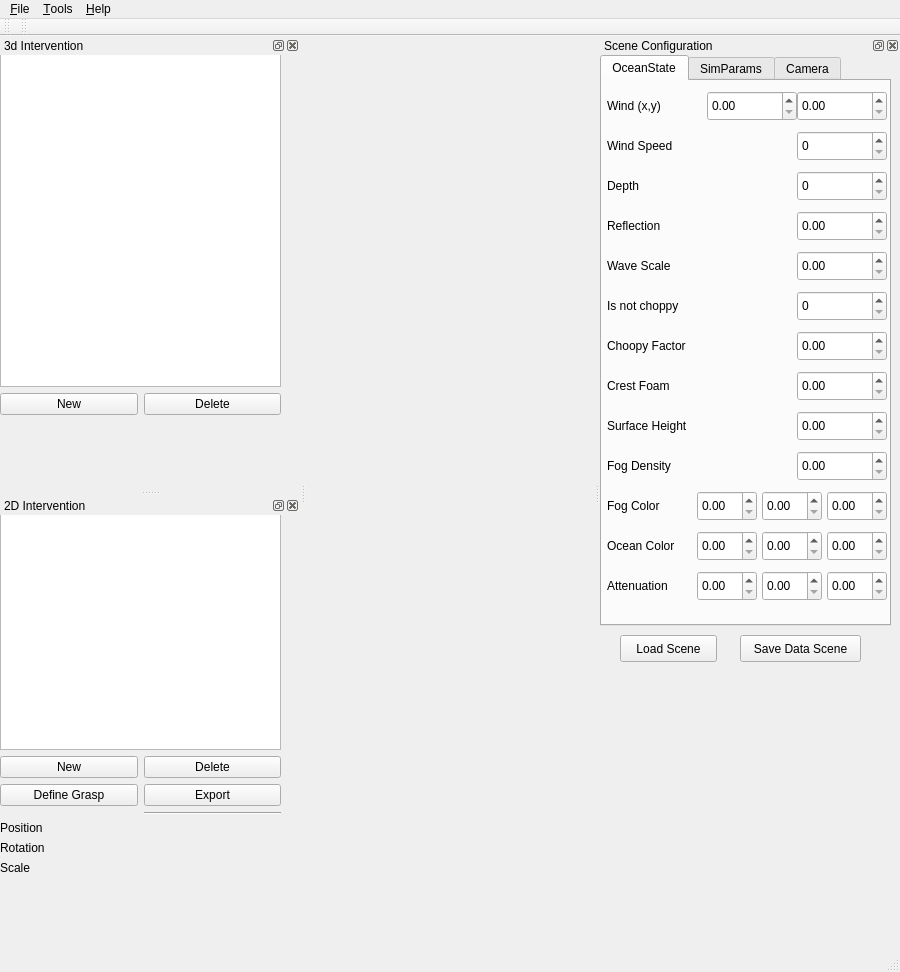
<?xml version="1.0" encoding="UTF-8"?>
<ui version="4.0">
 <class>MainWindowClass</class>
 <widget class="QMainWindow" name="MainWindowClass">
  <property name="geometry">
   <rect>
    <x>0</x>
    <y>0</y>
    <width>900</width>
    <height>972</height>
   </rect>
  </property>
  <property name="windowTitle">
   <string>QtUWSim</string>
  </property>
  <widget class="QWidget" name="centralwidget"/>
  <widget class="QMenuBar" name="menubar">
   <property name="geometry">
    <rect>
     <x>0</x>
     <y>0</y>
     <width>900</width>
     <height>25</height>
    </rect>
   </property>
   <widget class="QMenu" name="menuFile">
    <property name="title">
     <string>&amp;File</string>
    </property>
    <addaction name="actionXML"/>
    <addaction name="actionCreateMosaic"/>
    <addaction name="actionLoadMosaic"/>
   </widget>
   <widget class="QMenu" name="menuTools">
    <property name="title">
     <string>&amp;Tools</string>
    </property>
    <addaction name="actionIntervention2D"/>
    <addaction name="actionIntervention3D"/>
    <addaction name="actionScene_Configuration"/>
   </widget>
   <widget class="QMenu" name="menuHelp">
    <property name="title">
     <string>&amp;Help</string>
    </property>
    <addaction name="actionAbout"/>
   </widget>
   <addaction name="menuFile"/>
   <addaction name="menuTools"/>
   <addaction name="menuHelp"/>
  </widget>
  <widget class="QStatusBar" name="statusbar"/>
  <widget class="QToolBar" name="toolBar">
   <property name="windowTitle">
    <string>toolBar</string>
   </property>
   <attribute name="toolBarArea">
    <enum>TopToolBarArea</enum>
   </attribute>
   <attribute name="toolBarBreak">
    <bool>false</bool>
   </attribute>
  </widget>
  <widget class="QToolBar" name="toolBar_2">
   <property name="windowTitle">
    <string>toolBar_2</string>
   </property>
   <attribute name="toolBarArea">
    <enum>TopToolBarArea</enum>
   </attribute>
   <attribute name="toolBarBreak">
    <bool>false</bool>
   </attribute>
  </widget>
  <widget class="QDockWidget" name="dockIntervention3D">
   <property name="enabled">
    <bool>true</bool>
   </property>
   <property name="sizePolicy">
    <sizepolicy hsizetype="Minimum" vsizetype="Minimum">
     <horstretch>0</horstretch>
     <verstretch>0</verstretch>
    </sizepolicy>
   </property>
   <property name="minimumSize">
    <size>
     <width>300</width>
     <height>300</height>
    </size>
   </property>
   <property name="floating">
    <bool>false</bool>
   </property>
   <property name="windowTitle">
    <string>3d Intervention</string>
   </property>
   <attribute name="dockWidgetArea">
    <number>1</number>
   </attribute>
   <widget class="QWidget" name="dockWidgetContents_3">
    <widget class="QWidget" name="gridLayoutWidget_2">
     <property name="geometry">
      <rect>
       <x>0</x>
       <y>-1</y>
       <width>281</width>
       <height>361</height>
      </rect>
     </property>
     <layout class="QGridLayout" name="gridLayout">
      <item row="0" column="0" colspan="2">
       <widget class="QListWidget" name="hands">
        <property name="enabled">
         <bool>true</bool>
        </property>
       </widget>
      </item>
      <item row="1" column="0">
       <widget class="QPushButton" name="newHandButton">
        <property name="text">
         <string>New</string>
        </property>
       </widget>
      </item>
      <item row="1" column="1">
       <widget class="QPushButton" name="deleteHandButton">
        <property name="text">
         <string>Delete</string>
        </property>
       </widget>
      </item>
     </layout>
    </widget>
   </widget>
  </widget>
  <widget class="QDockWidget" name="dockSceneConfig">
   <property name="sizePolicy">
    <sizepolicy hsizetype="Minimum" vsizetype="Minimum">
     <horstretch>0</horstretch>
     <verstretch>0</verstretch>
    </sizepolicy>
   </property>
   <property name="minimumSize">
    <size>
     <width>300</width>
     <height>300</height>
    </size>
   </property>
   <property name="windowTitle">
    <string>Scene Configuration</string>
   </property>
   <attribute name="dockWidgetArea">
    <number>2</number>
   </attribute>
   <widget class="QWidget" name="dockWidgetContents_4">
    <widget class="QTabWidget" name="tabScenceConfig">
     <property name="geometry">
      <rect>
       <x>0</x>
       <y>0</y>
       <width>291</width>
       <height>571</height>
      </rect>
     </property>
     <property name="tabPosition">
      <enum>QTabWidget::North</enum>
     </property>
     <property name="tabShape">
      <enum>QTabWidget::Rounded</enum>
     </property>
     <property name="currentIndex">
      <number>0</number>
     </property>
     <widget class="QWidget" name="tabOceanState">
      <attribute name="title">
       <string>OceanState</string>
      </attribute>
      <widget class="QDoubleSpinBox" name="windXDoubleSpin">
       <property name="geometry">
        <rect>
         <x>105</x>
         <y>10</y>
         <width>90</width>
         <height>30</height>
        </rect>
       </property>
       <property name="singleStep">
        <double>0.010000000000000</double>
       </property>
      </widget>
      <widget class="QDoubleSpinBox" name="windSpeedDoubleSpin">
       <property name="geometry">
        <rect>
         <x>195</x>
         <y>50</y>
         <width>90</width>
         <height>30</height>
        </rect>
       </property>
       <property name="decimals">
        <number>0</number>
       </property>
      </widget>
      <widget class="QLabel" name="windLabel">
       <property name="enabled">
        <bool>true</bool>
       </property>
       <property name="geometry">
        <rect>
         <x>5</x>
         <y>10</y>
         <width>105</width>
         <height>30</height>
        </rect>
       </property>
       <property name="text">
        <string>Wind (x,y)</string>
       </property>
      </widget>
      <widget class="QDoubleSpinBox" name="windYDoubleSpin">
       <property name="geometry">
        <rect>
         <x>195</x>
         <y>10</y>
         <width>90</width>
         <height>30</height>
        </rect>
       </property>
       <property name="singleStep">
        <double>0.010000000000000</double>
       </property>
      </widget>
      <widget class="QLabel" name="windSpeedLabel">
       <property name="enabled">
        <bool>true</bool>
       </property>
       <property name="geometry">
        <rect>
         <x>5</x>
         <y>50</y>
         <width>105</width>
         <height>30</height>
        </rect>
       </property>
       <property name="text">
        <string>Wind Speed</string>
       </property>
      </widget>
      <widget class="QDoubleSpinBox" name="depthDoubleSpin">
       <property name="geometry">
        <rect>
         <x>195</x>
         <y>90</y>
         <width>90</width>
         <height>30</height>
        </rect>
       </property>
       <property name="decimals">
        <number>0</number>
       </property>
       <property name="maximum">
        <double>100000.000000000000000</double>
       </property>
       <property name="singleStep">
        <double>10.000000000000000</double>
       </property>
      </widget>
      <widget class="QLabel" name="depthLabel">
       <property name="enabled">
        <bool>true</bool>
       </property>
       <property name="geometry">
        <rect>
         <x>5</x>
         <y>90</y>
         <width>105</width>
         <height>30</height>
        </rect>
       </property>
       <property name="text">
        <string>Depth</string>
       </property>
      </widget>
      <widget class="QDoubleSpinBox" name="reflectionDoubleSpin">
       <property name="geometry">
        <rect>
         <x>195</x>
         <y>130</y>
         <width>90</width>
         <height>30</height>
        </rect>
       </property>
       <property name="maximum">
        <double>9.990000000000000</double>
       </property>
       <property name="singleStep">
        <double>0.010000000000000</double>
       </property>
      </widget>
      <widget class="QLabel" name="reflectionLabel">
       <property name="enabled">
        <bool>true</bool>
       </property>
       <property name="geometry">
        <rect>
         <x>5</x>
         <y>130</y>
         <width>105</width>
         <height>30</height>
        </rect>
       </property>
       <property name="text">
        <string>Reflection</string>
       </property>
      </widget>
      <widget class="QDoubleSpinBox" name="waveScaleDoubleSpin">
       <property name="geometry">
        <rect>
         <x>195</x>
         <y>170</y>
         <width>90</width>
         <height>30</height>
        </rect>
       </property>
       <property name="maximum">
        <double>9.990000000000000</double>
       </property>
       <property name="singleStep">
        <double>0.010000000000000</double>
       </property>
      </widget>
      <widget class="QLabel" name="waveScaleLabel">
       <property name="enabled">
        <bool>true</bool>
       </property>
       <property name="geometry">
        <rect>
         <x>5</x>
         <y>170</y>
         <width>105</width>
         <height>30</height>
        </rect>
       </property>
       <property name="text">
        <string>Wave Scale</string>
       </property>
      </widget>
      <widget class="QDoubleSpinBox" name="isNotChoppyDoubleSpin">
       <property name="geometry">
        <rect>
         <x>195</x>
         <y>210</y>
         <width>90</width>
         <height>30</height>
        </rect>
       </property>
       <property name="decimals">
        <number>0</number>
       </property>
       <property name="maximum">
        <double>1.000000000000000</double>
       </property>
       <property name="singleStep">
        <double>1.000000000000000</double>
       </property>
      </widget>
      <widget class="QLabel" name="isNotChoppyLabel">
       <property name="enabled">
        <bool>true</bool>
       </property>
       <property name="geometry">
        <rect>
         <x>5</x>
         <y>210</y>
         <width>105</width>
         <height>30</height>
        </rect>
       </property>
       <property name="text">
        <string>Is not choppy</string>
       </property>
      </widget>
      <widget class="QDoubleSpinBox" name="choppyFactorDoubleSpin">
       <property name="geometry">
        <rect>
         <x>195</x>
         <y>250</y>
         <width>90</width>
         <height>30</height>
        </rect>
       </property>
       <property name="maximum">
        <double>9.990000000000000</double>
       </property>
       <property name="singleStep">
        <double>0.100000000000000</double>
       </property>
      </widget>
      <widget class="QLabel" name="choppyFactorLabel">
       <property name="enabled">
        <bool>true</bool>
       </property>
       <property name="geometry">
        <rect>
         <x>5</x>
         <y>250</y>
         <width>105</width>
         <height>30</height>
        </rect>
       </property>
       <property name="text">
        <string>Choopy Factor</string>
       </property>
      </widget>
      <widget class="QLabel" name="crestFoamLabel">
       <property name="enabled">
        <bool>true</bool>
       </property>
       <property name="geometry">
        <rect>
         <x>5</x>
         <y>290</y>
         <width>105</width>
         <height>30</height>
        </rect>
       </property>
       <property name="text">
        <string>Crest Foam</string>
       </property>
      </widget>
      <widget class="QDoubleSpinBox" name="crestFoamDoubleSpin">
       <property name="geometry">
        <rect>
         <x>195</x>
         <y>290</y>
         <width>90</width>
         <height>30</height>
        </rect>
       </property>
       <property name="maximum">
        <double>9.990000000000000</double>
       </property>
       <property name="singleStep">
        <double>0.100000000000000</double>
       </property>
      </widget>
      <widget class="QLabel" name="surfaceHeightLabel">
       <property name="enabled">
        <bool>true</bool>
       </property>
       <property name="geometry">
        <rect>
         <x>5</x>
         <y>330</y>
         <width>105</width>
         <height>30</height>
        </rect>
       </property>
       <property name="text">
        <string>Surface Height</string>
       </property>
      </widget>
      <widget class="QDoubleSpinBox" name="surfaceHeightDoubleSpin">
       <property name="geometry">
        <rect>
         <x>195</x>
         <y>330</y>
         <width>90</width>
         <height>30</height>
        </rect>
       </property>
       <property name="maximum">
        <double>9.990000000000000</double>
       </property>
       <property name="singleStep">
        <double>0.100000000000000</double>
       </property>
      </widget>
      <widget class="QLabel" name="fogDensityLabel">
       <property name="enabled">
        <bool>true</bool>
       </property>
       <property name="geometry">
        <rect>
         <x>5</x>
         <y>370</y>
         <width>105</width>
         <height>30</height>
        </rect>
       </property>
       <property name="text">
        <string>Fog Density</string>
       </property>
      </widget>
      <widget class="QDoubleSpinBox" name="fogDensityDoubleSpin">
       <property name="geometry">
        <rect>
         <x>195</x>
         <y>370</y>
         <width>90</width>
         <height>30</height>
        </rect>
       </property>
       <property name="maximum">
        <double>9.990000000000000</double>
       </property>
       <property name="singleStep">
        <double>0.100000000000000</double>
       </property>
      </widget>
      <widget class="QDoubleSpinBox" name="fogColorRDoubleSpin">
       <property name="geometry">
        <rect>
         <x>95</x>
         <y>410</y>
         <width>60</width>
         <height>30</height>
        </rect>
       </property>
       <property name="singleStep">
        <double>0.010000000000000</double>
       </property>
      </widget>
      <widget class="QLabel" name="windLabel_2">
       <property name="enabled">
        <bool>true</bool>
       </property>
       <property name="geometry">
        <rect>
         <x>5</x>
         <y>410</y>
         <width>105</width>
         <height>30</height>
        </rect>
       </property>
       <property name="text">
        <string>Fog Color</string>
       </property>
      </widget>
      <widget class="QDoubleSpinBox" name="fogColorBDoubleSpin">
       <property name="geometry">
        <rect>
         <x>225</x>
         <y>410</y>
         <width>60</width>
         <height>30</height>
        </rect>
       </property>
       <property name="singleStep">
        <double>0.010000000000000</double>
       </property>
      </widget>
      <widget class="QDoubleSpinBox" name="fogColorGDoubleSpin">
       <property name="geometry">
        <rect>
         <x>160</x>
         <y>410</y>
         <width>60</width>
         <height>30</height>
        </rect>
       </property>
       <property name="singleStep">
        <double>0.010000000000000</double>
       </property>
      </widget>
      <widget class="QDoubleSpinBox" name="oceanColorBDoubleSpin">
       <property name="geometry">
        <rect>
         <x>225</x>
         <y>450</y>
         <width>60</width>
         <height>30</height>
        </rect>
       </property>
       <property name="singleStep">
        <double>0.010000000000000</double>
       </property>
      </widget>
      <widget class="QDoubleSpinBox" name="oceanColorGDoubleSpin">
       <property name="geometry">
        <rect>
         <x>160</x>
         <y>450</y>
         <width>60</width>
         <height>30</height>
        </rect>
       </property>
       <property name="singleStep">
        <double>0.010000000000000</double>
       </property>
      </widget>
      <widget class="QLabel" name="windLabel_3">
       <property name="enabled">
        <bool>true</bool>
       </property>
       <property name="geometry">
        <rect>
         <x>5</x>
         <y>450</y>
         <width>105</width>
         <height>30</height>
        </rect>
       </property>
       <property name="text">
        <string>Ocean Color</string>
       </property>
      </widget>
      <widget class="QDoubleSpinBox" name="oceanColorRDoubleSpin">
       <property name="geometry">
        <rect>
         <x>95</x>
         <y>450</y>
         <width>60</width>
         <height>30</height>
        </rect>
       </property>
       <property name="singleStep">
        <double>0.010000000000000</double>
       </property>
      </widget>
      <widget class="QLabel" name="attenuationLabel">
       <property name="enabled">
        <bool>true</bool>
       </property>
       <property name="geometry">
        <rect>
         <x>5</x>
         <y>490</y>
         <width>105</width>
         <height>30</height>
        </rect>
       </property>
       <property name="text">
        <string>Attenuation</string>
       </property>
      </widget>
      <widget class="QDoubleSpinBox" name="attenuationGDoubleSpin">
       <property name="geometry">
        <rect>
         <x>160</x>
         <y>490</y>
         <width>60</width>
         <height>30</height>
        </rect>
       </property>
       <property name="singleStep">
        <double>0.010000000000000</double>
       </property>
      </widget>
      <widget class="QDoubleSpinBox" name="attenuationRDoubleSpin">
       <property name="geometry">
        <rect>
         <x>95</x>
         <y>490</y>
         <width>60</width>
         <height>30</height>
        </rect>
       </property>
       <property name="singleStep">
        <double>0.010000000000000</double>
       </property>
      </widget>
      <widget class="QDoubleSpinBox" name="attenuationBDoubleSpin">
       <property name="geometry">
        <rect>
         <x>225</x>
         <y>490</y>
         <width>60</width>
         <height>30</height>
        </rect>
       </property>
       <property name="singleStep">
        <double>0.010000000000000</double>
       </property>
      </widget>
     </widget>
     <widget class="QWidget" name="tabSimParams">
      <attribute name="title">
       <string>SimParams</string>
      </attribute>
      <widget class="QDoubleSpinBox" name="disableShadersDoubleSpin">
       <property name="geometry">
        <rect>
         <x>190</x>
         <y>10</y>
         <width>90</width>
         <height>30</height>
        </rect>
       </property>
       <property name="decimals">
        <number>0</number>
       </property>
       <property name="maximum">
        <double>1.000000000000000</double>
       </property>
       <property name="singleStep">
        <double>1.000000000000000</double>
       </property>
      </widget>
      <widget class="QLabel" name="disableShadersLabel">
       <property name="enabled">
        <bool>true</bool>
       </property>
       <property name="geometry">
        <rect>
         <x>5</x>
         <y>10</y>
         <width>110</width>
         <height>30</height>
        </rect>
       </property>
       <property name="text">
        <string>Disable Shaders</string>
       </property>
      </widget>
      <widget class="QDoubleSpinBox" name="resolutionWDoubleSpin">
       <property name="geometry">
        <rect>
         <x>155</x>
         <y>50</y>
         <width>60</width>
         <height>30</height>
        </rect>
       </property>
       <property name="decimals">
        <number>0</number>
       </property>
       <property name="minimum">
        <double>800.000000000000000</double>
       </property>
       <property name="maximum">
        <double>2048.000000000000000</double>
       </property>
       <property name="singleStep">
        <double>0.010000000000000</double>
       </property>
       <property name="value">
        <double>800.000000000000000</double>
       </property>
      </widget>
      <widget class="QLabel" name="resolutionLabel">
       <property name="enabled">
        <bool>true</bool>
       </property>
       <property name="geometry">
        <rect>
         <x>5</x>
         <y>50</y>
         <width>110</width>
         <height>30</height>
        </rect>
       </property>
       <property name="text">
        <string>Resolution (w,h)</string>
       </property>
      </widget>
      <widget class="QDoubleSpinBox" name="resolutionHDoubleSpin">
       <property name="geometry">
        <rect>
         <x>220</x>
         <y>50</y>
         <width>60</width>
         <height>30</height>
        </rect>
       </property>
       <property name="decimals">
        <number>0</number>
       </property>
       <property name="minimum">
        <double>600.000000000000000</double>
       </property>
       <property name="maximum">
        <double>1536.000000000000000</double>
       </property>
       <property name="singleStep">
        <double>0.010000000000000</double>
       </property>
      </widget>
      <widget class="QLabel" name="offsetRLabel">
       <property name="enabled">
        <bool>true</bool>
       </property>
       <property name="geometry">
        <rect>
         <x>5</x>
         <y>90</y>
         <width>105</width>
         <height>30</height>
        </rect>
       </property>
       <property name="text">
        <string>Offset r</string>
       </property>
      </widget>
      <widget class="QDoubleSpinBox" name="offsetRyDoubleSpin">
       <property name="geometry">
        <rect>
         <x>155</x>
         <y>90</y>
         <width>60</width>
         <height>30</height>
        </rect>
       </property>
       <property name="singleStep">
        <double>0.010000000000000</double>
       </property>
      </widget>
      <widget class="QDoubleSpinBox" name="offsetRxDoubleSpin">
       <property name="geometry">
        <rect>
         <x>90</x>
         <y>90</y>
         <width>60</width>
         <height>30</height>
        </rect>
       </property>
       <property name="singleStep">
        <double>0.010000000000000</double>
       </property>
      </widget>
      <widget class="QDoubleSpinBox" name="offsetRzDoubleSpin">
       <property name="geometry">
        <rect>
         <x>220</x>
         <y>90</y>
         <width>60</width>
         <height>30</height>
        </rect>
       </property>
       <property name="singleStep">
        <double>0.010000000000000</double>
       </property>
      </widget>
      <widget class="QLabel" name="offsetPLabel">
       <property name="enabled">
        <bool>true</bool>
       </property>
       <property name="geometry">
        <rect>
         <x>5</x>
         <y>130</y>
         <width>105</width>
         <height>30</height>
        </rect>
       </property>
       <property name="text">
        <string>Offset p</string>
       </property>
      </widget>
      <widget class="QDoubleSpinBox" name="offsetPyDoubleSpin">
       <property name="geometry">
        <rect>
         <x>155</x>
         <y>130</y>
         <width>60</width>
         <height>30</height>
        </rect>
       </property>
       <property name="singleStep">
        <double>0.010000000000000</double>
       </property>
      </widget>
      <widget class="QDoubleSpinBox" name="offsetPxDoubleSpin">
       <property name="geometry">
        <rect>
         <x>90</x>
         <y>130</y>
         <width>60</width>
         <height>30</height>
        </rect>
       </property>
       <property name="singleStep">
        <double>0.010000000000000</double>
       </property>
      </widget>
      <widget class="QDoubleSpinBox" name="offsetPzDoubleSpin">
       <property name="geometry">
        <rect>
         <x>220</x>
         <y>130</y>
         <width>60</width>
         <height>30</height>
        </rect>
       </property>
       <property name="singleStep">
        <double>0.010000000000000</double>
       </property>
      </widget>
     </widget>
     <widget class="QWidget" name="tabCamera">
      <attribute name="title">
       <string>Camera</string>
      </attribute>
      <widget class="QLabel" name="cameraPositionwindLabel">
       <property name="enabled">
        <bool>true</bool>
       </property>
       <property name="geometry">
        <rect>
         <x>5</x>
         <y>250</y>
         <width>105</width>
         <height>30</height>
        </rect>
       </property>
       <property name="text">
        <string>Position</string>
       </property>
      </widget>
      <widget class="QLabel" name="cameraLookatLabel">
       <property name="enabled">
        <bool>true</bool>
       </property>
       <property name="geometry">
        <rect>
         <x>5</x>
         <y>290</y>
         <width>105</width>
         <height>30</height>
        </rect>
       </property>
       <property name="text">
        <string>Look At</string>
       </property>
      </widget>
      <widget class="QDoubleSpinBox" name="freeMotionDoubleSpin">
       <property name="geometry">
        <rect>
         <x>195</x>
         <y>10</y>
         <width>90</width>
         <height>30</height>
        </rect>
       </property>
       <property name="decimals">
        <number>0</number>
       </property>
       <property name="maximum">
        <double>100000.000000000000000</double>
       </property>
       <property name="singleStep">
        <double>10.000000000000000</double>
       </property>
      </widget>
      <widget class="QLabel" name="freeMotionLabel">
       <property name="enabled">
        <bool>true</bool>
       </property>
       <property name="geometry">
        <rect>
         <x>5</x>
         <y>10</y>
         <width>105</width>
         <height>30</height>
        </rect>
       </property>
       <property name="text">
        <string>Free Motion</string>
       </property>
      </widget>
      <widget class="QDoubleSpinBox" name="nearDoubleSpin">
       <property name="geometry">
        <rect>
         <x>195</x>
         <y>170</y>
         <width>90</width>
         <height>30</height>
        </rect>
       </property>
       <property name="decimals">
        <number>0</number>
       </property>
       <property name="maximum">
        <double>100000.000000000000000</double>
       </property>
       <property name="singleStep">
        <double>10.000000000000000</double>
       </property>
      </widget>
      <widget class="QLabel" name="nearLabel">
       <property name="enabled">
        <bool>true</bool>
       </property>
       <property name="geometry">
        <rect>
         <x>5</x>
         <y>170</y>
         <width>105</width>
         <height>30</height>
        </rect>
       </property>
       <property name="text">
        <string>Near</string>
       </property>
      </widget>
      <widget class="QDoubleSpinBox" name="fovDoubleSpin">
       <property name="geometry">
        <rect>
         <x>195</x>
         <y>90</y>
         <width>90</width>
         <height>30</height>
        </rect>
       </property>
       <property name="decimals">
        <number>0</number>
       </property>
       <property name="maximum">
        <double>100000.000000000000000</double>
       </property>
       <property name="singleStep">
        <double>10.000000000000000</double>
       </property>
      </widget>
      <widget class="QLabel" name="fovLabel">
       <property name="enabled">
        <bool>true</bool>
       </property>
       <property name="geometry">
        <rect>
         <x>5</x>
         <y>90</y>
         <width>105</width>
         <height>30</height>
        </rect>
       </property>
       <property name="text">
        <string>Fov</string>
       </property>
      </widget>
      <widget class="QDoubleSpinBox" name="aspectRatioDoubleSpin">
       <property name="geometry">
        <rect>
         <x>195</x>
         <y>130</y>
         <width>90</width>
         <height>30</height>
        </rect>
       </property>
       <property name="maximum">
        <double>9.990000000000000</double>
       </property>
       <property name="singleStep">
        <double>0.010000000000000</double>
       </property>
      </widget>
      <widget class="QLabel" name="aspectRatioLabel">
       <property name="enabled">
        <bool>true</bool>
       </property>
       <property name="geometry">
        <rect>
         <x>5</x>
         <y>130</y>
         <width>105</width>
         <height>30</height>
        </rect>
       </property>
       <property name="text">
        <string>Aspect Ratio</string>
       </property>
      </widget>
      <widget class="QLabel" name="objectToTrackdepthLabel">
       <property name="enabled">
        <bool>true</bool>
       </property>
       <property name="geometry">
        <rect>
         <x>5</x>
         <y>50</y>
         <width>105</width>
         <height>30</height>
        </rect>
       </property>
       <property name="text">
        <string>Object to track</string>
       </property>
      </widget>
      <widget class="QDoubleSpinBox" name="farDoubleSpin">
       <property name="geometry">
        <rect>
         <x>195</x>
         <y>210</y>
         <width>90</width>
         <height>30</height>
        </rect>
       </property>
       <property name="decimals">
        <number>0</number>
       </property>
       <property name="maximum">
        <double>100000.000000000000000</double>
       </property>
       <property name="singleStep">
        <double>10.000000000000000</double>
       </property>
      </widget>
      <widget class="QLabel" name="farLabel">
       <property name="enabled">
        <bool>true</bool>
       </property>
       <property name="geometry">
        <rect>
         <x>5</x>
         <y>210</y>
         <width>105</width>
         <height>30</height>
        </rect>
       </property>
       <property name="text">
        <string>Far</string>
       </property>
      </widget>
      <widget class="QDoubleSpinBox" name="cameraLookatYDoubleSpin">
       <property name="geometry">
        <rect>
         <x>155</x>
         <y>290</y>
         <width>60</width>
         <height>30</height>
        </rect>
       </property>
       <property name="minimum">
        <double>-99.989999999999995</double>
       </property>
       <property name="singleStep">
        <double>0.010000000000000</double>
       </property>
      </widget>
      <widget class="QDoubleSpinBox" name="cameraPositionYDoubleSpin">
       <property name="geometry">
        <rect>
         <x>155</x>
         <y>250</y>
         <width>60</width>
         <height>30</height>
        </rect>
       </property>
       <property name="minimum">
        <double>-99.989999999999995</double>
       </property>
       <property name="singleStep">
        <double>0.010000000000000</double>
       </property>
      </widget>
      <widget class="QDoubleSpinBox" name="cameraPositionXDoubleSpin">
       <property name="geometry">
        <rect>
         <x>90</x>
         <y>250</y>
         <width>60</width>
         <height>30</height>
        </rect>
       </property>
       <property name="minimum">
        <double>-99.989999999999995</double>
       </property>
       <property name="singleStep">
        <double>0.010000000000000</double>
       </property>
      </widget>
      <widget class="QDoubleSpinBox" name="cameraLookatZDoubleSpin">
       <property name="geometry">
        <rect>
         <x>220</x>
         <y>290</y>
         <width>60</width>
         <height>30</height>
        </rect>
       </property>
       <property name="minimum">
        <double>-99.989999999999995</double>
       </property>
       <property name="singleStep">
        <double>0.010000000000000</double>
       </property>
      </widget>
      <widget class="QDoubleSpinBox" name="cameraLookatXDoubleSpin">
       <property name="geometry">
        <rect>
         <x>90</x>
         <y>290</y>
         <width>60</width>
         <height>30</height>
        </rect>
       </property>
       <property name="minimum">
        <double>-99.989999999999995</double>
       </property>
       <property name="singleStep">
        <double>0.010000000000000</double>
       </property>
      </widget>
      <widget class="QDoubleSpinBox" name="cameraPositionZDoubleSpin">
       <property name="geometry">
        <rect>
         <x>220</x>
         <y>250</y>
         <width>60</width>
         <height>30</height>
        </rect>
       </property>
       <property name="minimum">
        <double>-99.989999999999995</double>
       </property>
       <property name="singleStep">
        <double>0.010000000000000</double>
       </property>
      </widget>
     </widget>
    </widget>
    <widget class="QPushButton" name="SaveDataSceneButton">
     <property name="geometry">
      <rect>
       <x>140</x>
       <y>580</y>
       <width>121</width>
       <height>27</height>
      </rect>
     </property>
     <property name="text">
      <string>Save Data Scene</string>
     </property>
    </widget>
    <widget class="QPushButton" name="LoadSceneButton">
     <property name="geometry">
      <rect>
       <x>20</x>
       <y>580</y>
       <width>97</width>
       <height>27</height>
      </rect>
     </property>
     <property name="text">
      <string>Load Scene</string>
     </property>
    </widget>
   </widget>
  </widget>
  <widget class="QDockWidget" name="dockIntervention2D">
   <property name="sizePolicy">
    <sizepolicy hsizetype="Minimum" vsizetype="Minimum">
     <horstretch>0</horstretch>
     <verstretch>0</verstretch>
    </sizepolicy>
   </property>
   <property name="minimumSize">
    <size>
     <width>300</width>
     <height>300</height>
    </size>
   </property>
   <property name="floating">
    <bool>false</bool>
   </property>
   <property name="windowTitle">
    <string>2D Intervention</string>
   </property>
   <attribute name="dockWidgetArea">
    <number>1</number>
   </attribute>
   <widget class="QWidget" name="dockWidgetIntervention2D">
    <widget class="QWidget" name="gridLayoutWidget_3">
     <property name="geometry">
      <rect>
       <x>0</x>
       <y>-1</y>
       <width>281</width>
       <height>361</height>
      </rect>
     </property>
     <layout class="QGridLayout" name="gridLayoutIntervention2D">
      <item row="0" column="0" colspan="2">
       <widget class="QListWidget" name="Intervention2DList"/>
      </item>
      <item row="1" column="0">
       <widget class="QPushButton" name="newIntervention2D">
        <property name="text">
         <string>New</string>
        </property>
       </widget>
      </item>
      <item row="1" column="1">
       <widget class="QPushButton" name="deleteIntervention2D">
        <property name="text">
         <string>Delete</string>
        </property>
       </widget>
      </item>
      <item row="5" column="0">
       <widget class="QLabel" name="labelPosition">
        <property name="text">
         <string>Position</string>
        </property>
       </widget>
      </item>
      <item row="6" column="0">
       <widget class="QLabel" name="labelRotation">
        <property name="text">
         <string>Rotation</string>
        </property>
       </widget>
      </item>
      <item row="7" column="0">
       <widget class="QLabel" name="labelScale">
        <property name="text">
         <string>Scale</string>
        </property>
       </widget>
      </item>
      <item row="2" column="1">
       <widget class="QPushButton" name="exportIntervention2D">
        <property name="text">
         <string>Export</string>
        </property>
       </widget>
      </item>
      <item row="2" column="0">
       <widget class="QPushButton" name="graspIntervention2D">
        <property name="text">
         <string>Define Grasp</string>
        </property>
       </widget>
      </item>
      <item row="3" column="1">
       <widget class="Line" name="line">
        <property name="orientation">
         <enum>Qt::Horizontal</enum>
        </property>
       </widget>
      </item>
      <item row="5" column="1">
       <widget class="QLabel" name="labelPositionValue">
        <property name="text">
         <string/>
        </property>
       </widget>
      </item>
      <item row="6" column="1">
       <widget class="QLabel" name="labelRotationValue">
        <property name="text">
         <string/>
        </property>
       </widget>
      </item>
      <item row="7" column="1">
       <widget class="QLabel" name="labelScaleValue">
        <property name="text">
         <string/>
        </property>
       </widget>
      </item>
     </layout>
    </widget>
   </widget>
  </widget>
  <action name="actionEsewe">
   <property name="text">
    <string>esewe</string>
   </property>
  </action>
  <action name="actionXML">
   <property name="text">
    <string>&amp;Load XML</string>
   </property>
  </action>
  <action name="actionLoad_a_new_XML">
   <property name="text">
    <string>Load a new XML</string>
   </property>
  </action>
  <action name="actionCreateMosaic">
   <property name="text">
    <string>Create Mosaic</string>
   </property>
  </action>
  <action name="actionLoadMosaic">
   <property name="text">
    <string>Load Mosaic</string>
   </property>
  </action>
  <action name="actionGrasp">
   <property name="text">
    <string>3D Intervention</string>
   </property>
  </action>
  <action name="actionAbout">
   <property name="checkable">
    <bool>false</bool>
   </property>
   <property name="text">
    <string>About</string>
   </property>
  </action>
  <action name="actionTips_Tricks">
   <property name="text">
    <string>Tips and Tricks</string>
   </property>
  </action>
  <action name="actionIntervention2D">
   <property name="text">
    <string>2D Intervention</string>
   </property>
  </action>
  <action name="actionLoadPointCloud">
   <property name="text">
    <string>Load Point Cloud</string>
   </property>
  </action>
  <action name="actionIntervention3D">
   <property name="text">
    <string>3D Intervention</string>
   </property>
  </action>
  <action name="actionScene_Configuration">
   <property name="text">
    <string>Scene Configuration</string>
   </property>
  </action>
 </widget>
 <resources/>
 <connections/>
</ui>
